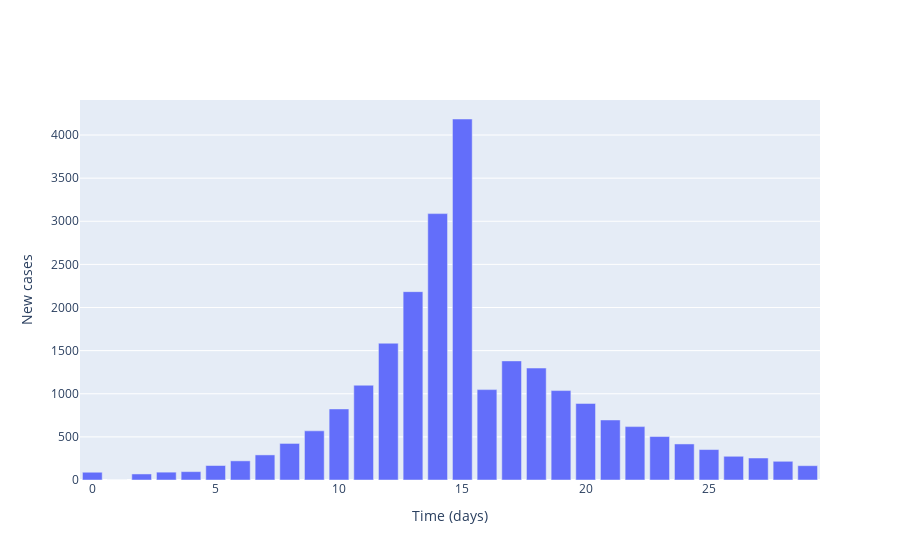

Source (notebook cell):
### Markdown cell above
## Plot local incidence numbers

### Code cell
# Plot (bar chart cases each day)
fig = go.Figure()

# Plot of incidences
fig.add_trace(
    go.Bar(
        x=times,
        y=np.sum(cases, axis=1),
        name='Incidences'
    )
)

# Add axis labels
fig.update_layout(
    xaxis_title='Time (days)',
    yaxis_title='New cases'
)

fig.show()

### Figure 1 — Plotly figure (JSON) as saved in the notebook; plotly's stock layout.template omitted (floating-point values rounded to 4 significant figures)
{"data": [{"name": "Incidences", "type": "bar", "x": [0, 1, 2, 3, 4, 5, 6, 7, 8, 9, 10, 11, 12, 13, 14, 15, 16, 17, 18, 19, 20, 21, 22, 23, 24, 25, 26, 27, 28, 29], "y": [90, 0, 70, 91, 97, 168, 222, 291, 424, 570, 824, 1099, 1586, 2184, 3089, 4186, 1048, 1381, 1298, 1037, 888, 696, 619, 504, 418, 353, 275, 255, 217, 166]}], "layout": {"xaxis": {"title": {"text": "Time (days)"}}, "yaxis": {"title": {"text": "New cases"}}}}
